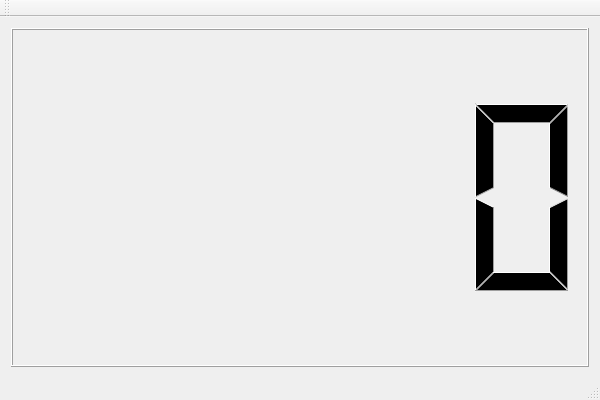
<?xml version="1.0" encoding="UTF-8"?>
<ui version="4.0">
 <class>DemoClass</class>
 <widget class="QMainWindow" name="DemoClass">
  <property name="geometry">
   <rect>
    <x>0</x>
    <y>0</y>
    <width>600</width>
    <height>400</height>
   </rect>
  </property>
  <property name="windowTitle">
   <string>Demo</string>
  </property>
  <widget class="QWidget" name="centralWidget">
   <layout class="QGridLayout" name="gridLayout">
    <item row="0" column="0">
     <widget class="QLCDNumber" name="lcdNumber"/>
    </item>
   </layout>
  </widget>
  <widget class="QMenuBar" name="menuBar">
   <property name="geometry">
    <rect>
     <x>0</x>
     <y>0</y>
     <width>600</width>
     <height>23</height>
    </rect>
   </property>
  </widget>
  <widget class="QToolBar" name="mainToolBar">
   <attribute name="toolBarArea">
    <enum>TopToolBarArea</enum>
   </attribute>
   <attribute name="toolBarBreak">
    <bool>false</bool>
   </attribute>
  </widget>
  <widget class="QStatusBar" name="statusBar"/>
 </widget>
 <layoutdefault spacing="6" margin="11"/>
 <resources>
  <include location="demo.qrc"/>
 </resources>
 <connections/>
</ui>
